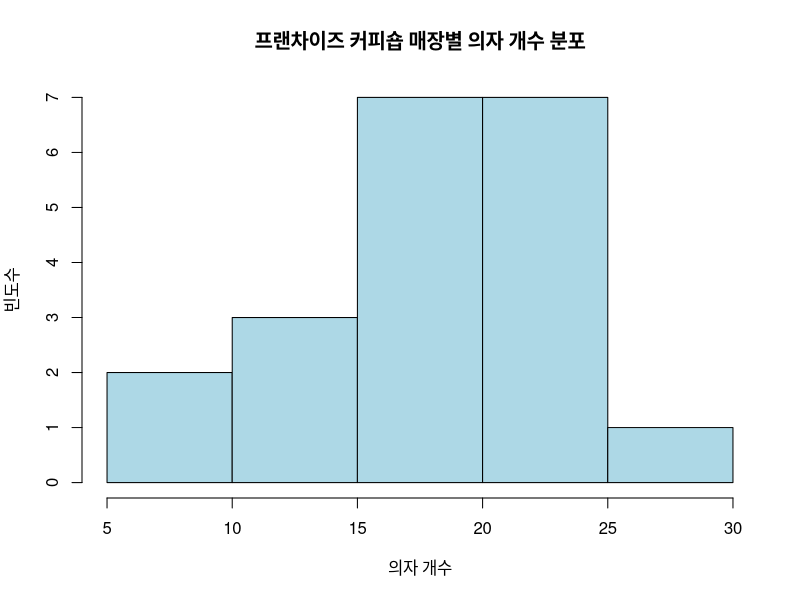
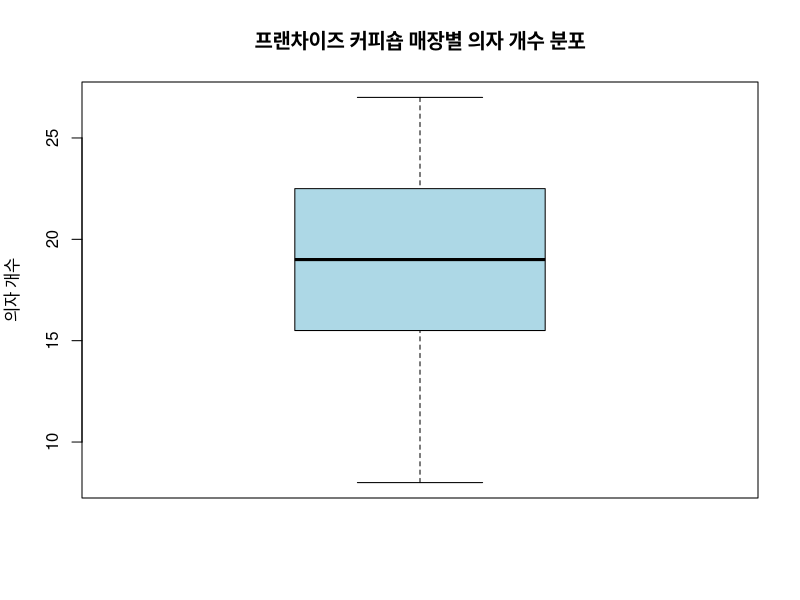

Source code (R) for these figures, in order:
# 의자 개수 데이터 입력
chairs <- c(23, 19, 9, 18, 22, 23, 18, 25, 8, 14, 24, 15, 16, 22, 19, 27, 14, 19, 21, 20)

# (1) 히스토그램 그리기
hist(chairs, 
     main = "프랜차이즈 커피숍 매장별 의자 개수 분포", 
     xlab = "의자 개수", 
     ylab = "빈도수",
     col = "lightblue",
     breaks = seq(5, 30, by = 5))  # 5부터 30까지 5 단위로 구간 설정

# (2) 상자그림 그리기
boxplot(chairs, 
        main = "프랜차이즈 커피숍 매장별 의자 개수 분포",
        ylab = "의자 개수",
        col = "lightblue")

# (3) 다섯수치요약 산출
five_num <- fivenum(chairs)
names(five_num) <- c("최솟값", "1사분위수", "중앙값", "3사분위수", "최댓값")
print("다섯수치요약:")
print(five_num)

# 다른 방법으로 다섯수치요약 확인
summary(chairs)

# (4) 사분위수 범위(IQR) 산출
iqr_value <- IQR(chairs)
print(paste("사분위수 범위(IQR):", iqr_value))
